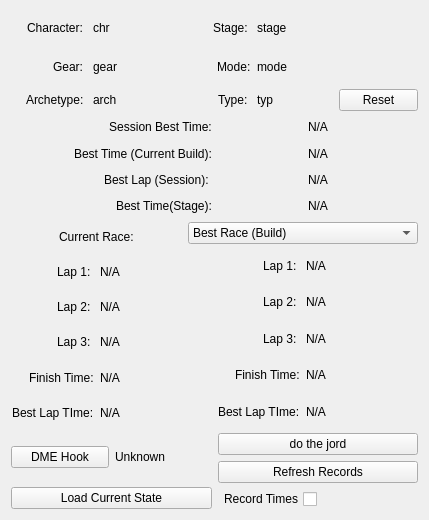
<?xml version="1.0" encoding="UTF-8"?>
<ui version="4.0">
 <class>Form</class>
 <widget class="QWidget" name="Form">
  <property name="geometry">
   <rect>
    <x>0</x>
    <y>0</y>
    <width>429</width>
    <height>520</height>
   </rect>
  </property>
  <property name="windowTitle">
   <string>Form</string>
  </property>
  <layout class="QVBoxLayout" name="verticalLayout_7">
   <item>
    <layout class="QVBoxLayout" name="verticalLayout_6">
     <item>
      <layout class="QVBoxLayout" name="verticalLayout_3">
       <item>
        <layout class="QGridLayout" name="gridLayout">
         <item row="0" column="1">
          <layout class="QHBoxLayout" name="horizontalLayout_2">
           <item alignment="Qt::AlignmentFlag::AlignRight">
            <widget class="QLabel" name="label_5">
             <property name="text">
              <string>Stage: </string>
             </property>
            </widget>
           </item>
           <item>
            <widget class="QLabel" name="stageLabel">
             <property name="text">
              <string>stage</string>
             </property>
            </widget>
           </item>
          </layout>
         </item>
         <item row="2" column="0">
          <layout class="QHBoxLayout" name="horizontalLayout_5">
           <item alignment="Qt::AlignmentFlag::AlignRight">
            <widget class="QLabel" name="label_4">
             <property name="text">
              <string>Archetype: </string>
             </property>
            </widget>
           </item>
           <item>
            <widget class="QLabel" name="archLabel">
             <property name="text">
              <string>arch</string>
             </property>
            </widget>
           </item>
          </layout>
         </item>
         <item row="2" column="1">
          <layout class="QHBoxLayout" name="horizontalLayout_6">
           <item alignment="Qt::AlignmentFlag::AlignRight">
            <widget class="QLabel" name="label_3">
             <property name="text">
              <string>Type: </string>
             </property>
            </widget>
           </item>
           <item>
            <widget class="QLabel" name="typeLabel">
             <property name="text">
              <string>typ</string>
             </property>
            </widget>
           </item>
          </layout>
         </item>
         <item row="1" column="0">
          <layout class="QHBoxLayout" name="horizontalLayout_4">
           <item alignment="Qt::AlignmentFlag::AlignRight">
            <widget class="QLabel" name="label_2">
             <property name="text">
              <string>Gear: </string>
             </property>
            </widget>
           </item>
           <item>
            <widget class="QLabel" name="gearLabel">
             <property name="text">
              <string>gear</string>
             </property>
            </widget>
           </item>
          </layout>
         </item>
         <item row="0" column="0">
          <layout class="QHBoxLayout" name="horizontalLayout">
           <item alignment="Qt::AlignmentFlag::AlignRight">
            <widget class="QLabel" name="label">
             <property name="text">
              <string>Character: </string>
             </property>
            </widget>
           </item>
           <item>
            <widget class="QLabel" name="charLabel">
             <property name="text">
              <string>chr</string>
             </property>
            </widget>
           </item>
          </layout>
         </item>
         <item row="1" column="1">
          <layout class="QHBoxLayout" name="horizontalLayout_3">
           <item alignment="Qt::AlignmentFlag::AlignRight">
            <widget class="QLabel" name="label_6">
             <property name="text">
              <string>Mode:</string>
             </property>
            </widget>
           </item>
           <item>
            <widget class="QLabel" name="modeLabel">
             <property name="text">
              <string>mode</string>
             </property>
            </widget>
           </item>
          </layout>
         </item>
         <item row="2" column="2">
          <widget class="QPushButton" name="resetButton">
           <property name="maximumSize">
            <size>
             <width>79</width>
             <height>16777215</height>
            </size>
           </property>
           <property name="text">
            <string>Reset</string>
           </property>
          </widget>
         </item>
        </layout>
       </item>
       <item>
        <layout class="QVBoxLayout" name="verticalLayout_2">
         <item>
          <layout class="QHBoxLayout" name="horizontalLayout_15">
           <property name="sizeConstraint">
            <enum>QLayout::SizeConstraint::SetMinimumSize</enum>
           </property>
           <item alignment="Qt::AlignmentFlag::AlignRight">
            <widget class="QLabel" name="label_15">
             <property name="sizePolicy">
              <sizepolicy hsizetype="Maximum" vsizetype="Preferred">
               <horstretch>0</horstretch>
               <verstretch>0</verstretch>
              </sizepolicy>
             </property>
             <property name="text">
              <string>Session Best Time:</string>
             </property>
             <property name="alignment">
              <set>Qt::AlignmentFlag::AlignCenter</set>
             </property>
             <property name="wordWrap">
              <bool>true</bool>
             </property>
            </widget>
           </item>
           <item alignment="Qt::AlignmentFlag::AlignHCenter">
            <widget class="QLabel" name="bestSessionTimeLabel">
             <property name="text">
              <string>N/A</string>
             </property>
             <property name="alignment">
              <set>Qt::AlignmentFlag::AlignCenter</set>
             </property>
            </widget>
           </item>
          </layout>
         </item>
         <item>
          <layout class="QHBoxLayout" name="horizontalLayout_12">
           <property name="sizeConstraint">
            <enum>QLayout::SizeConstraint::SetMinimumSize</enum>
           </property>
           <item alignment="Qt::AlignmentFlag::AlignRight">
            <widget class="QLabel" name="label_7">
             <property name="sizePolicy">
              <sizepolicy hsizetype="Maximum" vsizetype="Preferred">
               <horstretch>0</horstretch>
               <verstretch>0</verstretch>
              </sizepolicy>
             </property>
             <property name="text">
              <string>Best Time (Current Build):</string>
             </property>
            </widget>
           </item>
           <item alignment="Qt::AlignmentFlag::AlignHCenter">
            <widget class="QLabel" name="bestTimeBuildLabel">
             <property name="text">
              <string>N/A</string>
             </property>
            </widget>
           </item>
          </layout>
         </item>
         <item>
          <layout class="QHBoxLayout" name="horizontalLayout_13">
           <property name="sizeConstraint">
            <enum>QLayout::SizeConstraint::SetMinimumSize</enum>
           </property>
           <item alignment="Qt::AlignmentFlag::AlignRight">
            <widget class="QLabel" name="label_11">
             <property name="sizePolicy">
              <sizepolicy hsizetype="Maximum" vsizetype="Preferred">
               <horstretch>0</horstretch>
               <verstretch>0</verstretch>
              </sizepolicy>
             </property>
             <property name="text">
              <string>Best Lap (Session): </string>
             </property>
            </widget>
           </item>
           <item alignment="Qt::AlignmentFlag::AlignHCenter">
            <widget class="QLabel" name="bestLapSessionLabel">
             <property name="text">
              <string>N/A</string>
             </property>
            </widget>
           </item>
          </layout>
         </item>
         <item>
          <layout class="QHBoxLayout" name="horizontalLayout_14">
           <property name="sizeConstraint">
            <enum>QLayout::SizeConstraint::SetMinimumSize</enum>
           </property>
           <item alignment="Qt::AlignmentFlag::AlignRight">
            <widget class="QLabel" name="label_8">
             <property name="sizePolicy">
              <sizepolicy hsizetype="Maximum" vsizetype="Preferred">
               <horstretch>0</horstretch>
               <verstretch>0</verstretch>
              </sizepolicy>
             </property>
             <property name="text">
              <string>Best Time(Stage):</string>
             </property>
            </widget>
           </item>
           <item alignment="Qt::AlignmentFlag::AlignHCenter">
            <widget class="QLabel" name="bestTimeStageLabel">
             <property name="text">
              <string>N/A</string>
             </property>
            </widget>
           </item>
          </layout>
         </item>
        </layout>
       </item>
      </layout>
     </item>
     <item>
      <layout class="QVBoxLayout" name="verticalLayout_9">
       <item>
        <layout class="QHBoxLayout" name="horizontalLayout_24">
         <item>
          <layout class="QVBoxLayout" name="verticalLayout">
           <item alignment="Qt::AlignmentFlag::AlignHCenter">
            <widget class="QLabel" name="label_16">
             <property name="font">
              <font>
               <underline>false</underline>
              </font>
             </property>
             <property name="text">
              <string>Current Race:</string>
             </property>
            </widget>
           </item>
           <item>
            <layout class="QHBoxLayout" name="horizontalLayout_7">
             <item alignment="Qt::AlignmentFlag::AlignRight">
              <widget class="QLabel" name="label_12">
               <property name="text">
                <string>Lap 1: </string>
               </property>
              </widget>
             </item>
             <item>
              <widget class="QLabel" name="lap1Label">
               <property name="text">
                <string>N/A</string>
               </property>
              </widget>
             </item>
            </layout>
           </item>
           <item>
            <layout class="QHBoxLayout" name="horizontalLayout_8">
             <item alignment="Qt::AlignmentFlag::AlignRight">
              <widget class="QLabel" name="label_13">
               <property name="text">
                <string>Lap 2: </string>
               </property>
              </widget>
             </item>
             <item>
              <widget class="QLabel" name="lap2Label">
               <property name="text">
                <string>N/A</string>
               </property>
              </widget>
             </item>
            </layout>
           </item>
           <item>
            <layout class="QHBoxLayout" name="horizontalLayout_9">
             <item alignment="Qt::AlignmentFlag::AlignRight">
              <widget class="QLabel" name="label_14">
               <property name="text">
                <string>Lap 3: </string>
               </property>
              </widget>
             </item>
             <item>
              <widget class="QLabel" name="lap3Label">
               <property name="text">
                <string>N/A</string>
               </property>
              </widget>
             </item>
            </layout>
           </item>
           <item>
            <layout class="QHBoxLayout" name="horizontalLayout_10">
             <item alignment="Qt::AlignmentFlag::AlignRight">
              <widget class="QLabel" name="label_17">
               <property name="text">
                <string>Finish Time:</string>
               </property>
              </widget>
             </item>
             <item>
              <widget class="QLabel" name="finishTimeLabel">
               <property name="text">
                <string>N/A</string>
               </property>
              </widget>
             </item>
            </layout>
           </item>
           <item>
            <layout class="QHBoxLayout" name="horizontalLayout_11">
             <item alignment="Qt::AlignmentFlag::AlignRight">
              <widget class="QLabel" name="label_10">
               <property name="text">
                <string>Best Lap TIme:</string>
               </property>
              </widget>
             </item>
             <item>
              <widget class="QLabel" name="bestLapLabel">
               <property name="text">
                <string>N/A</string>
               </property>
              </widget>
             </item>
            </layout>
           </item>
          </layout>
         </item>
         <item>
          <layout class="QVBoxLayout" name="verticalLayout_8">
           <item>
            <widget class="QComboBox" name="altBox">
             <property name="layoutDirection">
              <enum>Qt::LayoutDirection::LeftToRight</enum>
             </property>
             <property name="minimumContentsLength">
              <number>25</number>
             </property>
             <item>
              <property name="text">
               <string>Best Race (Build)</string>
              </property>
             </item>
             <item>
              <property name="text">
               <string>Best Race (Stage)</string>
              </property>
             </item>
            </widget>
           </item>
           <item>
            <layout class="QHBoxLayout" name="horizontalLayout_19">
             <item alignment="Qt::AlignmentFlag::AlignRight">
              <widget class="QLabel" name="label_18">
               <property name="text">
                <string>Lap 1: </string>
               </property>
              </widget>
             </item>
             <item>
              <widget class="QLabel" name="lap1AltLabel">
               <property name="text">
                <string>N/A</string>
               </property>
              </widget>
             </item>
            </layout>
           </item>
           <item>
            <layout class="QHBoxLayout" name="horizontalLayout_20">
             <item alignment="Qt::AlignmentFlag::AlignRight">
              <widget class="QLabel" name="label_19">
               <property name="text">
                <string>Lap 2: </string>
               </property>
              </widget>
             </item>
             <item>
              <widget class="QLabel" name="lap2AltLabel">
               <property name="text">
                <string>N/A</string>
               </property>
              </widget>
             </item>
            </layout>
           </item>
           <item>
            <layout class="QHBoxLayout" name="horizontalLayout_21">
             <item alignment="Qt::AlignmentFlag::AlignRight">
              <widget class="QLabel" name="label_20">
               <property name="text">
                <string>Lap 3: </string>
               </property>
              </widget>
             </item>
             <item>
              <widget class="QLabel" name="lap3AltLabel">
               <property name="text">
                <string>N/A</string>
               </property>
              </widget>
             </item>
            </layout>
           </item>
           <item>
            <layout class="QHBoxLayout" name="horizontalLayout_22">
             <item alignment="Qt::AlignmentFlag::AlignRight">
              <widget class="QLabel" name="label_21">
               <property name="text">
                <string>Finish Time:</string>
               </property>
              </widget>
             </item>
             <item>
              <widget class="QLabel" name="finishTimeAltLabel">
               <property name="text">
                <string>N/A</string>
               </property>
              </widget>
             </item>
            </layout>
           </item>
           <item>
            <layout class="QHBoxLayout" name="horizontalLayout_23">
             <item alignment="Qt::AlignmentFlag::AlignRight">
              <widget class="QLabel" name="label_22">
               <property name="text">
                <string>Best Lap TIme:</string>
               </property>
              </widget>
             </item>
             <item>
              <widget class="QLabel" name="bestLapAltLabel">
               <property name="text">
                <string>N/A</string>
               </property>
              </widget>
             </item>
            </layout>
           </item>
          </layout>
         </item>
        </layout>
       </item>
      </layout>
     </item>
     <item>
      <layout class="QHBoxLayout" name="horizontalLayout_17">
       <item>
        <layout class="QVBoxLayout" name="verticalLayout_5">
         <item>
          <layout class="QHBoxLayout" name="horizontalLayout_16">
           <item>
            <widget class="QPushButton" name="dmeHookButton">
             <property name="text">
              <string>DME Hook</string>
             </property>
            </widget>
           </item>
           <item>
            <widget class="QLabel" name="dmeLabel">
             <property name="text">
              <string>Unknown</string>
             </property>
            </widget>
           </item>
          </layout>
         </item>
         <item>
          <widget class="QPushButton" name="loadStateButton">
           <property name="text">
            <string>Load Current State</string>
           </property>
          </widget>
         </item>
        </layout>
       </item>
       <item>
        <layout class="QVBoxLayout" name="verticalLayout_4">
         <item>
          <widget class="QPushButton" name="jordoButton">
           <property name="text">
            <string>do the jord</string>
           </property>
          </widget>
         </item>
         <item>
          <widget class="QPushButton" name="refreshRecordsButton">
           <property name="text">
            <string>Refresh Records</string>
           </property>
          </widget>
         </item>
         <item alignment="Qt::AlignmentFlag::AlignRight">
          <widget class="QCheckBox" name="recordTimeChkBox">
           <property name="layoutDirection">
            <enum>Qt::LayoutDirection::RightToLeft</enum>
           </property>
           <property name="text">
            <string>Record Times</string>
           </property>
          </widget>
         </item>
        </layout>
       </item>
      </layout>
     </item>
    </layout>
   </item>
  </layout>
 </widget>
 <resources/>
 <connections/>
</ui>
